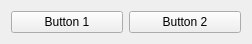
<?xml version="1.0" encoding="UTF-8"?>
<ui version="4.0">
 <class>DoubleButton</class>
 <widget class="QWidget" name="DoubleButton">
  <property name="geometry">
   <rect>
    <x>0</x>
    <y>0</y>
    <width>252</width>
    <height>41</height>
   </rect>
  </property>
  <property name="windowTitle">
   <string>Form</string>
  </property>
  <layout class="QHBoxLayout" name="horizontalLayout">
   <item>
    <widget class="QPushButton" name="pushButton1">
     <property name="text">
      <string>Button 1</string>
     </property>
    </widget>
   </item>
   <item>
    <widget class="QPushButton" name="pushButton2">
     <property name="text">
      <string>Button 2</string>
     </property>
    </widget>
   </item>
  </layout>
 </widget>
 <resources/>
 <connections/>
</ui>
